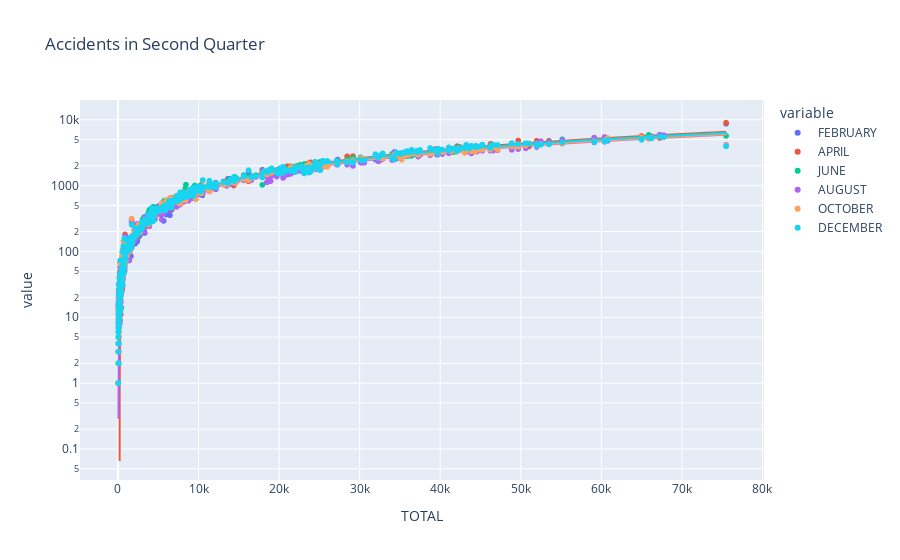

The code cell stored with this chart in its notebook:
### Code cell
fig1 = px.scatter(grouped_obj, x='TOTAL', y=['FEBRUARY','APRIL','JUNE', 'AUGUST', 'OCTOBER', 'DECEMBER'], title='Accidents in Second Quarter', trendline='ols', log_y=True)
fig1.show()

### Figure 1 — Plotly figure (JSON) as saved in the notebook; plotly's stock layout.template omitted (floating-point values rounded to 4 significant figures; data arrays with more than 128 entries replaced by an {"elided": "..."} marker saying what was removed)
{"data": [{"hovertemplate": "variable=FEBRUARY<br>TOTAL=%{x}<br>value=%{y}<extra></extra>", "legendgroup": "FEBRUARY", "marker": {"color": "#636efa", "symbol": "circle"}, "mode": "markers", "name": "FEBRUARY", "showlegend": true, "type": "scattergl", "x": {"elided": "454 int values"}, "xaxis": "x", "y": {"elided": "454 int values"}, "yaxis": "y"}, {"hovertemplate": "<b>OLS trendline</b><br>value = 0.0827647 * TOTAL + -8.55995<br>R<sup>2</sup>=0.989604<br><br>variable=FEBRUARY<br>TOTAL=%{x}<br>value=%{y} <b>(trend)</b><extra></extra>", "legendgroup": "FEBRUARY", "marker": {"color": "#636efa", "symbol": "circle"}, "mode": "lines", "name": "FEBRUARY", "showlegend": false, "type": "scattergl", "x": {"elided": "454 int values"}, "xaxis": "x", "y": {"elided": "454 float values"}, "yaxis": "y"}, {"hovertemplate": "variable=APRIL<br>TOTAL=%{x}<br>value=%{y}<extra></extra>", "legendgroup": "APRIL", "marker": {"color": "#EF553B", "symbol": "circle"}, "mode": "markers", "name": "APRIL", "showlegend": true, "type": "scattergl", "x": {"elided": "454 int values"}, "xaxis": "x", "y": {"elided": "454 int values"}, "yaxis": "y"}, {"hovertemplate": "<b>OLS trendline</b><br>value = 0.0871654 * TOTAL + -17.8904<br>R<sup>2</sup>=0.989078<br><br>variable=APRIL<br>TOTAL=%{x}<br>value=%{y} <b>(trend)</b><extra></extra>", "legendgroup": "APRIL", "marker": {"color": "#EF553B", "symbol": "circle"}, "mode": "lines", "name": "APRIL", "showlegend": false, "type": "scattergl", "x": {"elided": "454 int values"}, "xaxis": "x", "y": {"elided": "454 float values"}, "yaxis": "y"}, {"hovertemplate": "variable=JUNE<br>TOTAL=%{x}<br>value=%{y}<extra></extra>", "legendgroup": "JUNE", "marker": {"color": "#00cc96", "symbol": "circle"}, "mode": "markers", "name": "JUNE", "showlegend": true, "type": "scattergl", "x": {"elided": "454 int values"}, "xaxis": "x", "y": {"elided": "454 int values"}, "yaxis": "y"}, {"hovertemplate": "<b>OLS trendline</b><br>value = 0.0841073 * TOTAL + 6.39269<br>R<sup>2</sup>=0.996011<br><br>variable=JUNE<br>TOTAL=%{x}<br>value=%{y} <b>(trend)</b><extra></extra>", "legendgroup": "JUNE", "marker": {"color": "#00cc96", "symbol": "circle"}, "mode": "lines", "name": "JUNE", "showlegend": false, "type": "scattergl", "x": {"elided": "454 int values"}, "xaxis": "x", "y": {"elided": "454 float values"}, "yaxis": "y"}, {"hovertemplate": "variable=AUGUST<br>TOTAL=%{x}<br>value=%{y}<extra></extra>", "legendgroup": "AUGUST", "marker": {"color": "#ab63fa", "symbol": "circle"}, "mode": "markers", "name": "AUGUST", "showlegend": true, "type": "scattergl", "x": {"elided": "454 int values"}, "xaxis": "x", "y": {"elided": "454 int values"}, "yaxis": "y"}, {"hovertemplate": "<b>OLS trendline</b><br>value = 0.0787428 * TOTAL + -5.06667<br>R<sup>2</sup>=0.987850<br><br>variable=AUGUST<br>TOTAL=%{x}<br>value=%{y} <b>(trend)</b><extra></extra>", "legendgroup": "AUGUST", "marker": {"color": "#ab63fa", "symbol": "circle"}, "mode": "lines", "name": "AUGUST", "showlegend": false, "type": "scattergl", "x": {"elided": "454 int values"}, "xaxis": "x", "y": {"elided": "454 float values"}, "yaxis": "y"}, {"hovertemplate": "variable=OCTOBER<br>TOTAL=%{x}<br>value=%{y}<extra></extra>", "legendgroup": "OCTOBER", "marker": {"color": "#FFA15A", "symbol": "circle"}, "mode": "markers", "name": "OCTOBER", "showlegend": true, "type": "scattergl", "x": {"elided": "454 int values"}, "xaxis": "x", "y": {"elided": "454 int values"}, "yaxis": "y"}, {"hovertemplate": "<b>OLS trendline</b><br>value = 0.0794507 * TOTAL + 22.7933<br>R<sup>2</sup>=0.991523<br><br>variable=OCTOBER<br>TOTAL=%{x}<br>value=%{y} <b>(trend)</b><extra></extra>", "legendgroup": "OCTOBER", "marker": {"color": "#FFA15A", "symbol": "circle"}, "mode": "lines", "name": "OCTOBER", "showlegend": false, "type": "scattergl", "x": {"elided": "454 int values"}, "xaxis": "x", "y": {"elided": "454 float values"}, "yaxis": "y"}, {"hovertemplate": "variable=DECEMBER<br>TOTAL=%{x}<br>value=%{y}<extra></extra>", "legendgroup": "DECEMBER", "marker": {"color": "#19d3f3", "symbol": "circle"}, "mode": "markers", "name": "DECEMBER", "showlegend": true, "type": "scattergl", "x": {"elided": "454 int values"}, "xaxis": "x", "y": {"elided": "454 int values"}, "yaxis": "y"}, {"hovertemplate": "<b>OLS trendline</b><br>value = 0.0831722 * TOTAL + 18.6487<br>R<sup>2</sup>=0.985011<br><br>variable=DECEMBER<br>TOTAL=%{x}<br>value=%{y} <b>(trend)</b><extra></extra>", "legendgroup": "DECEMBER", "marker": {"color": "#19d3f3", "symbol": "circle"}, "mode": "lines", "name": "DECEMBER", "showlegend": false, "type": "scattergl", "x": {"elided": "454 int values"}, "xaxis": "x", "y": {"elided": "454 float values"}, "yaxis": "y"}], "layout": {"legend": {"title": {"text": "variable"}, "tracegroupgap": 0}, "title": {"text": "Accidents in Second Quarter"}, "xaxis": {"anchor": "y", "domain": [0, 1], "title": {"text": "TOTAL"}}, "yaxis": {"anchor": "x", "domain": [0, 1], "title": {"text": "value"}, "type": "log"}}}
